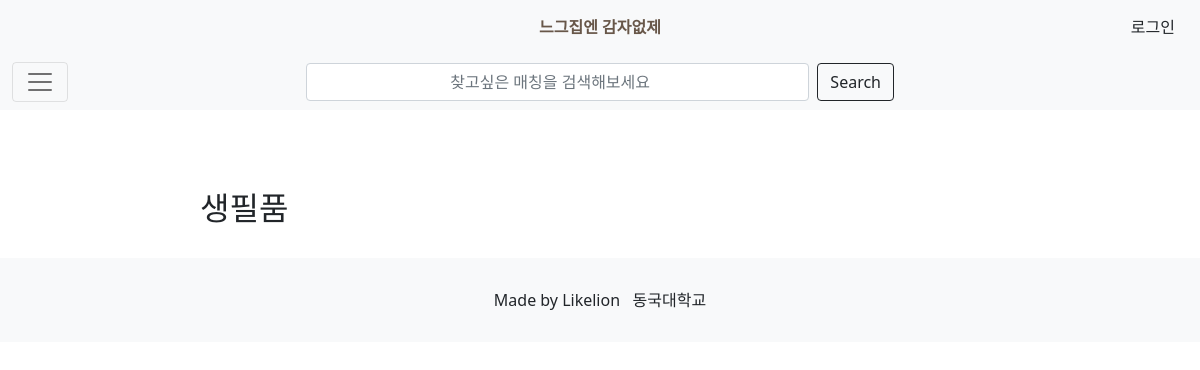
The page /posts/category/daily_necessity/ on the database as committed earlier.
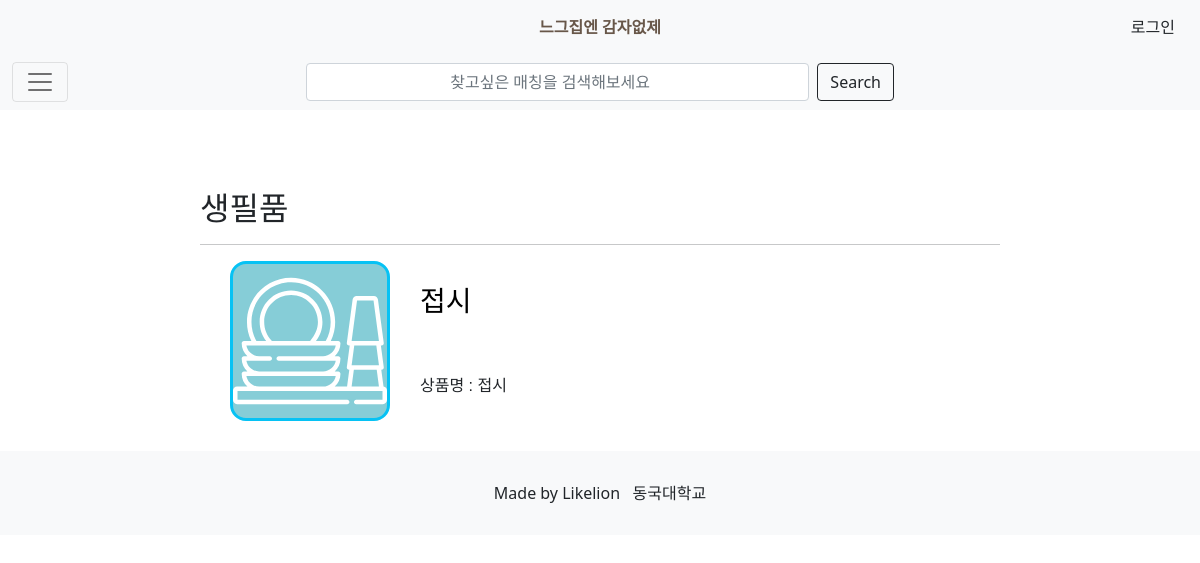
The same page on the database as committed later.
### posts/models.py (models this page shows, shortened)
class Post(models.Model):
    id=models.AutoField(primary_key=True)
    title = models.CharField(max_length=200)
    writer=models.ForeignKey(User,on_delete=models.CASCADE)
    quantity=models.IntegerField(default=0)
    price=models.IntegerField(default=0)
    people=models.IntegerField(default=0, null=True)
    category=models.CharField(max_length=20)

### posts/views.py (the view)
# urls.py: path('category/daily_necessity/',daily_necessity,name="daily_necessity"),
def daily_necessity(request):
    post = Post.objects.filter(category='생필품')
    return render(request,'category/daily_necessity.html',{'post':post})

### posts/templates/category/daily_necessity.html
{% extends 'base.html' %}
{% load static %}
{% block content %}
<section style="margin:0px 200px; margin-top:80px; font-family: 'Noto Sans KR', sans-serif;">
    <h2 style="font-family: 'Nanum Gothic Coding', sans-serif;">생필품</h2>
    {%for post in post%}
    <hr>
    <div style="display:flex; margin: 10px 0px; height: 20vh;">
        <div style="overflow:hidden;margin:0px 30px;width:20vh; height:20vh; border:solid #06C2F4 3px; border-radius:10%; background-color:#86cdd7;">
            <img src="../../../static/images/plates_icon.svg" style="width:100%; height:100%;" alt="food">
        </div>
        <div style="display:flex; flex-direction: column; justify-content: space-around;">
            <a href="{%url 'posts:detail' post.id%}" style="text-decoration:none; ">
                <h3 style="color:black; font-family: 'Nanum Gothic Coding', sans-serif;">{{post.title}}</h3>
            </a>
            상품명 : {{post.title}}
        </div>
    </div>
    {%endfor%}
</section>
{% endblock %}

Rows that differ between the two databases and show on the page:
added Post: title "접시"
